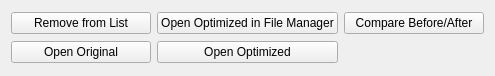
<?xml version="1.0" encoding="UTF-8"?>
<ui version="4.0">
 <class>TaskActionWidget</class>
 <widget class="QWidget" name="TaskActionWidget">
  <property name="geometry">
   <rect>
    <x>0</x>
    <y>0</y>
    <width>495</width>
    <height>76</height>
   </rect>
  </property>
  <property name="windowTitle">
   <string>Form</string>
  </property>
  <layout class="QHBoxLayout" name="horizontalLayout">
   <item>
    <widget class="QWidget" name="actionWidget" native="true">
     <layout class="QGridLayout" name="gridLayout">
      <property name="leftMargin">
       <number>0</number>
      </property>
      <property name="topMargin">
       <number>0</number>
      </property>
      <property name="rightMargin">
       <number>0</number>
      </property>
      <property name="bottomMargin">
       <number>0</number>
      </property>
      <item row="0" column="0">
       <widget class="QPushButton" name="removeFromListPb">
        <property name="text">
         <string>Remove from List</string>
        </property>
        <property name="icon">
         <iconset resource="resources.qrc">
          <normaloff>:/resources/icons/subtract-fill.png</normaloff>:/resources/icons/subtract-fill.png</iconset>
        </property>
       </widget>
      </item>
      <item row="1" column="0">
       <widget class="QPushButton" name="openOriginalPb">
        <property name="text">
         <string>Open Original</string>
        </property>
        <property name="icon">
         <iconset resource="resources.qrc">
          <normaloff>:/resources/icons/image-2-line.png</normaloff>:/resources/icons/image-2-line.png</iconset>
        </property>
       </widget>
      </item>
      <item row="0" column="1">
       <widget class="QPushButton" name="openOptimizedInFilesPb">
        <property name="text">
         <string>Open Optimized in File Manager</string>
        </property>
        <property name="icon">
         <iconset resource="resources.qrc">
          <normaloff>:/resources/icons/folder-image-line.png</normaloff>:/resources/icons/folder-image-line.png</iconset>
        </property>
       </widget>
      </item>
      <item row="1" column="1">
       <widget class="QPushButton" name="openOptimizedPb">
        <property name="text">
         <string>Open Optimized</string>
        </property>
        <property name="icon">
         <iconset resource="resources.qrc">
          <normaloff>:/resources/icons/image-line.png</normaloff>:/resources/icons/image-line.png</iconset>
        </property>
       </widget>
      </item>
      <item row="0" column="2">
       <widget class="QPushButton" name="compareImagesPb">
        <property name="text">
         <string>Compare Before/After</string>
        </property>
        <property name="icon">
         <iconset resource="resources.qrc">
          <normaloff>:/resources/icons/image-edit-line.png</normaloff>:/resources/icons/image-edit-line.png</iconset>
        </property>
       </widget>
      </item>
     </layout>
    </widget>
   </item>
  </layout>
 </widget>
 <resources>
  <include location="resources.qrc"/>
 </resources>
 <connections/>
</ui>
